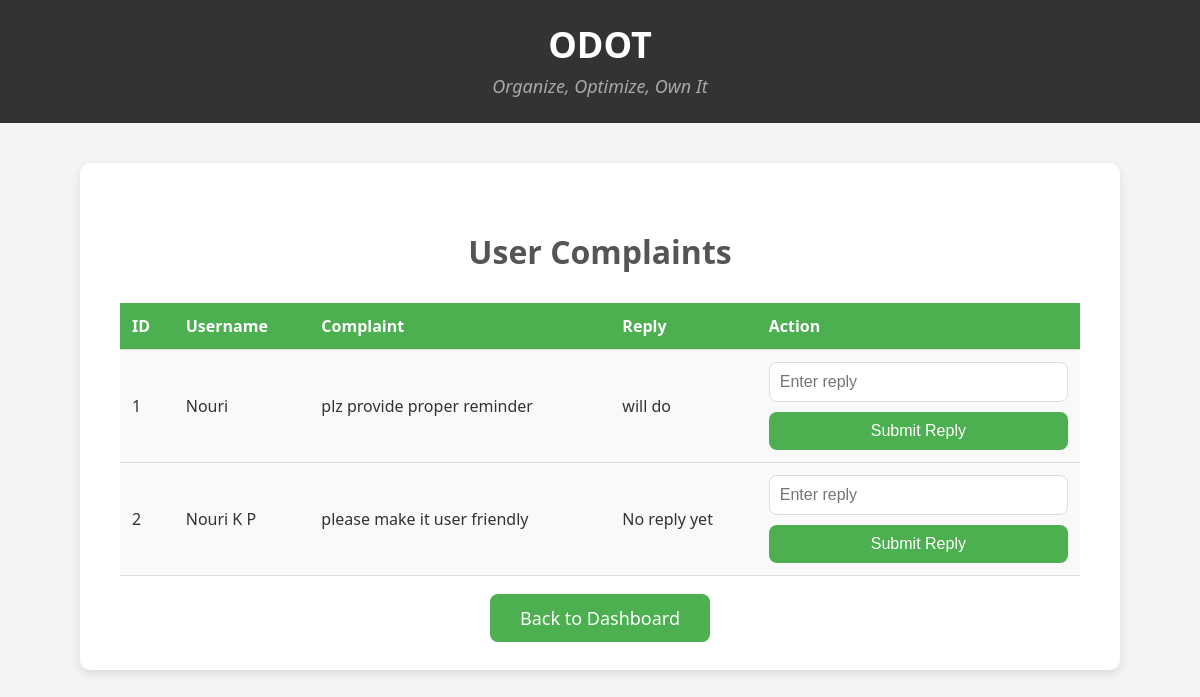
/view-complaints, run on the app's committed database.
### tables this page shows
CREATE TABLE complaints (
    id INTEGER PRIMARY KEY AUTOINCREMENT,
    username TEXT NOT NULL,
    complaint TEXT NOT NULL,
    reply TEXT
);

### app.py (the view, shortened to what this page needs)
@app.route('/view-complaints', methods=['GET', 'POST'])
def view_complaints():
    try:
        with sqlite3.connect('database.db') as connection:
            cursor = connection.cursor()
            cursor.execute('SELECT id, username, complaint, reply FROM complaints')
            complaints = cursor.fetchall()
        return render_template('view_complaints.html', complaints=complaints)
    except Exception as e:
        flash(f"An error occurred: {str(e)}", 'error')
        return redirect('/admindashboard')

### templates/view_complaints.html (shortened to what this page needs)
<!DOCTYPE html>
<html lang="en">
<head>
</head>
<body>
    <div class="navbar">
        <h1>ODOT</h1>
        <p>Organize, Optimize, Own It</p>
    </div>
    <div class="container">
        <h2>User Complaints</h2>
        <table>
            <tr>
                <th>ID</th>
                <th>Username</th>
                <th>Complaint</th>
                <th>Reply</th>
                <th>Action</th>
            </tr>
            {% for complaint in complaints %}
            <tr>
                <td>{{ complaint[0] }}</td>
                <td>{{ complaint[1] }}</td>
                <td>{{ complaint[2] }}</td>
                <td>{{ complaint[3] or "No reply yet" }}</td>
                <td>
                    <form method="POST" action="/view-complaints">
                        <input type="text" name="reply" placeholder="Enter reply">
                        <button type="submit">Submit Reply</button>
                    </form>
                </td>
            </tr>
            {% endfor %}
        </table>
        <div class="links">
            <a href="/admindashboard">Back to Dashboard</a>
        </div>
    </div>
</body>
</html>

### templates/view_complaints.html (style rules this page uses)
body { font-family: 'Segoe UI', Tahoma, Geneva, Verdana, sans-serif; margin: 0; padding: 0; background-color: #f3f4f6; color: #333; }
.navbar { background-color: #333; color: white; padding: 20px; text-align: center; }
.navbar h1 { margin: 0; font-size: 36px; font-weight: bold; }
.navbar p { margin: 5px; font-size: 18px; font-style: italic; color: #a9a9a9; }
.container { width: 80%; margin: 40px auto; background-color: #fff; padding: 40px; box-shadow: 0 4px 10px rgba(0, 0, 0, 0.1); border-radius: 10px; overflow: hidden; }
.container h2 { text-align: center; font-size: 32px; margin-bottom: 30px; color: #555; }
table { width: 100%; border-collapse: collapse; margin-top: 20px; }
th, td { padding: 12px; text-align: left; border-bottom: 1px solid #ddd; }
th { background-color: #4CAF50; color: white; }
td { background-color: #f9f9f9; }
form { display: flex; flex-direction: column; }
input[type="text"] { padding: 10px; margin-bottom: 10px; border: 1px solid #ddd; border-radius: 8px; font-size: 16px; }
button { padding: 10px 20px; background-color: #4CAF50; border: none; border-radius: 8px; color: white; font-size: 16px; cursor: pointer; transition: background-color 0.3s, transform 0.2s; }
.links { text-align: center; margin-top: 30px; }
a { font-size: 18px; text-decoration: none; padding: 12px 30px; background-color: #4CAF50; color: white; border-radius: 8px; transition: background-color 0.3s, transform 0.2s; }

### data on the page
complaints: id "1", username "Nouri", complaint "plz provide proper reminder", reply "will do"
complaints: id "2", username "Nouri K P", complaint "please make it user friendly", complaint "No reply yet"
